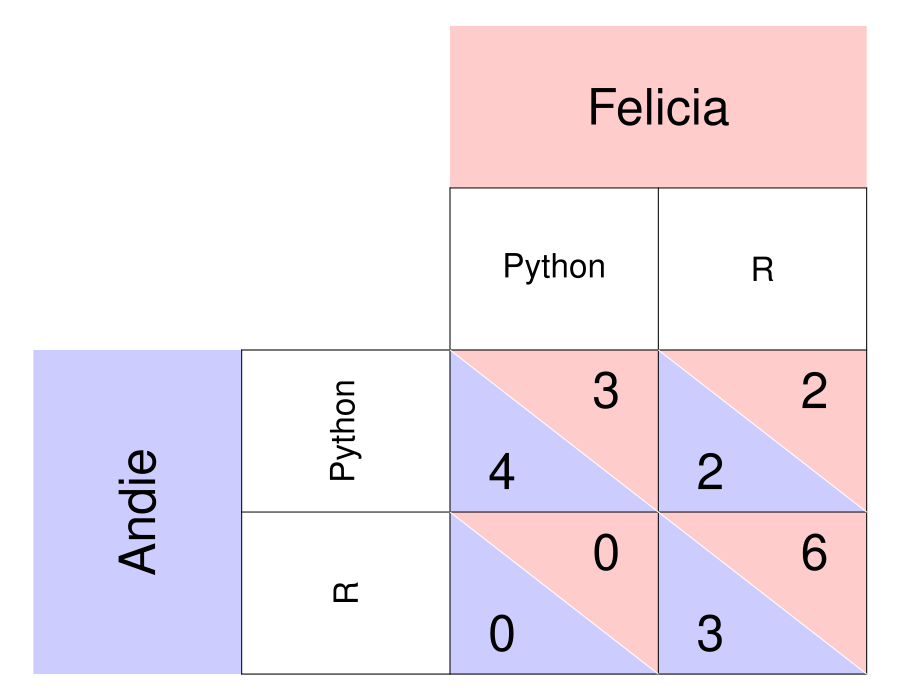

The R source for this figure:
require(ggplot2)
require(shape)
pdf(file = "society/matrix_python_ruby.pdf", width = 9, height = 7)

par(mar =  c(0, 0, 0, 0))
xlims <- c(0, 8)
ylims <- c(0, 8)

#TextSizes
PlayerSize <- 3
StratSize <- 2
PayoffSize <- 3
p1fadelevel <- 0.2
p2fadelevel <- 0.2

#Payoffs are listed as c("NW", "SW", "NE", "SE")

#Considerations for Player 1
P1Name <- c("Andie")
P1Strat <- c("Python", "R")
P1Payoffs <- c("4", "0", "2", "3")
P1BR1 <- c("NW") #Must be NW or SW - the BR prints accordingly. 
P1BR2 <- c("SE") #Must be NE or SE - the BR prints accordingly. 
#NW = (5, 3); SW = (5,1); NE = (7, 3); SE = (7, 1)
P1bestsize <- 2.5 #Adjusts size of point indicating best response of P1

#Considerations for Player 2
P2Name <- c("Felicia")
P2Strat <- c("Python", "R")
P2Payoffs <- c("3", "0", "2", "6")
P2BR1 <- c("NW") #Must be NW or SW - the BR prints accordingly. 
P2BR2 <- c("SE") #Must be NE or SE - the BR prints accordingly. 
P2bestsize <- 4 #Adjusts size of circle indicating best response of P2

plot(0, 0, xlim = xlims, ylim = ylims, type = "n",
     xlab = expression(""),
     ylab = expression(""),
     xaxt = "n", 
     yaxt = "n", 
     cex.lab = 2, 
     bty = "n")



#Color and label for Player 1 and their strategies
polygon(c(0,0,2,2,0), c(0,4,4,0,0), col=rgb(0, 0, 1, p1fadelevel), density=NULL, border = NA)
text(1, 2, P1Name[1], srt = 90, cex = PlayerSize)

text(3, 3, P1Strat[1], cex = StratSize, srt = 90)
text(3, 1, P1Strat[2], cex = StratSize, srt = 90)


#Color and label for Player 2
polygon(c(4,4,8,8,4), c(8,6,6,8,8), col=rgb(1, 0, 0, p2fadelevel), density=NULL, border = NA)
text(6, 7, P2Name[1], cex = PlayerSize)

text(5, 5, P2Strat[1], cex = StratSize)
text(7, 5, P2Strat[2], cex = StratSize)

#NorthWest cell 
#P1
polygon(c(4,4,6,4), c(4,2,2,4), col=rgb(0, 0, 1, p1fadelevel), density=NULL, border = NA)
#P2
polygon(c(4,6,6,4), c(4,4,2,4), col=rgb(1, 0, 0, p2fadelevel), density=NULL, border = NA)

#P1
text(4.5, 2.5, P1Payoffs[1], cex = PayoffSize)
#P2
text(5.5, 3.5, P2Payoffs[1], cex = PayoffSize)

#SouthWest cell  
#P1
polygon(c(4,4,6,4), c(2,0,0,2), col=rgb(0, 0, 1, p1fadelevel), density=NULL, border = NA)
#P2
polygon(c(4,6,6,4), c(2,2,0,2), col=rgb(1, 0, 0, p2fadelevel), density=NULL, border = NA)

#P1
text(4.5, 0.5, P1Payoffs[2], cex = PayoffSize)
#P2
text(5.5, 1.5, P2Payoffs[2], cex = PayoffSize)


#NorthEast cell 
#P1
polygon(c(6,6,8,6), c(4,2,2,4), col=rgb(0, 0, 1, p1fadelevel), density=NULL, border = NA)
#P2
polygon(c(6,8,8,6), c(4,4,2,4), col=rgb(1, 0, 0, p2fadelevel), density=NULL, border = NA)
#P1
text(6.5, 2.5, P1Payoffs[3], cex = PayoffSize)
#P2
text(7.5, 3.5, P2Payoffs[3], cex = PayoffSize)

#SouthEast cell 
#P1
polygon(c(6,6,8,6), c(2,0,0,2), col=rgb(0, 0, 1, p1fadelevel), density=NULL, border = NA)
#P2
polygon(c(6,8,8,6), c(2,2,0,2), col=rgb(1, 0, 0, p2fadelevel), density=NULL, border = NA)
#P1
text(6.5, 0.5, P1Payoffs[4], cex = PayoffSize)
#P2
text(7.5, 1.5, P2Payoffs[4], cex = PayoffSize)


#Lines for the Table
segments(8, 0, 8, 6, lty = 1, col = "black")
segments(4, 6, 8, 6, lty = 1, col = "black")
segments(2, 0, 2, 4, lty = 1, col = "black")
segments(2, 0, 8, 0, lty = 1, col = "black")
segments(2, 4, 8, 4, lty = 1, col = "black")
segments(4, 0, 4, 6, lty = 1, col = "black")
segments(2, 2, 8, 2, lty = 1, col = "black")
segments(6, 0, 6, 6, lty = 1, col = "black")

#Diagonals
#NW
segments(4, 4, 6, 2, lty = 1, col = "white")
#NE
segments(6, 4, 8, 2, lty = 1, col = "white")
#SW
segments(4, 2, 6, 0, lty = 1, col = "white")
#Se
segments(6, 2, 8, 0, lty = 1, col = "white")


# #Best responses 
# #P1 
# if (P1BR1[1] == "NW"){
#   points(5, 3, pch = 16, col = "black", cex = P1bestsize)
# } else{points(5, 1, pch = 16, col = "black", cex = P1bestsize)
# }
# 
# if (P1BR2[1] == "NE"){
#   points(7, 3, pch = 16, col = "black", cex = P1bestsize)
# } else{points(7, 1, pch = 16, col = "black", cex = P1bestsize)
# }
# 
# 
# #P2
# if (P2BR1[1] == "NW"){
#   points(5, 3, pch = 1, col = "black", cex = P2bestsize)
# } else{points(7, 3, pch = 1, col = "black", cex = P2bestsize)
# }
# 
# if (P2BR2[1] == "SW"){
#   points(5, 3, pch = 1, col = "black", cex = P2bestsize)
# } else{points(7, 1, pch = 1, col = "black", cex = P2bestsize)
# }

dev.off()
